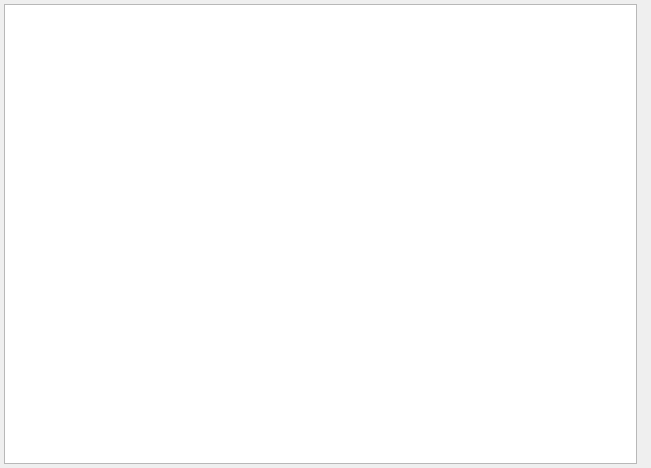
<?xml version="1.0" encoding="UTF-8"?>
<ui version="4.0">
 <class>UIDialogConfig</class>
 <widget class="QWidget" name="UIDialogConfig">
  <property name="geometry">
   <rect>
    <x>0</x>
    <y>0</y>
    <width>651</width>
    <height>468</height>
   </rect>
  </property>
  <property name="windowTitle">
   <string>設定</string>
  </property>
  <layout class="QVBoxLayout" name="verticalLayout_2">
   <property name="spacing">
    <number>0</number>
   </property>
   <property name="leftMargin">
    <number>4</number>
   </property>
   <property name="topMargin">
    <number>4</number>
   </property>
   <property name="rightMargin">
    <number>4</number>
   </property>
   <property name="bottomMargin">
    <number>4</number>
   </property>
   <item>
    <widget class="QSplitter" name="splitter">
     <property name="orientation">
      <enum>Qt::Horizontal</enum>
     </property>
     <property name="handleWidth">
      <number>0</number>
     </property>
     <widget class="QListWidget" name="listWidget">
      <property name="iconSize">
       <size>
        <width>16</width>
        <height>16</height>
       </size>
      </property>
     </widget>
     <widget class="QWidget" name="layoutWidget">
      <layout class="QVBoxLayout" name="verticalLayout">
       <property name="spacing">
        <number>0</number>
       </property>
       <property name="leftMargin">
        <number>4</number>
       </property>
       <item>
        <widget class="UIConfigSuffixEdit" name="configSuffixEdit" native="true"/>
       </item>
       <item>
        <widget class="UIConfigIgnoreFolder" name="ignoreFolder" native="true"/>
       </item>
      </layout>
     </widget>
    </widget>
   </item>
  </layout>
 </widget>
 <customwidgets>
  <customwidget>
   <class>UIConfigSuffixEdit</class>
   <extends>QWidget</extends>
   <header>UIConfigSuffixEdit.h</header>
   <container>1</container>
  </customwidget>
  <customwidget>
   <class>UIConfigIgnoreFolder</class>
   <extends>QWidget</extends>
   <header>UIConfigIgnoreFolder.h</header>
   <container>1</container>
  </customwidget>
 </customwidgets>
 <resources/>
 <connections/>
</ui>
